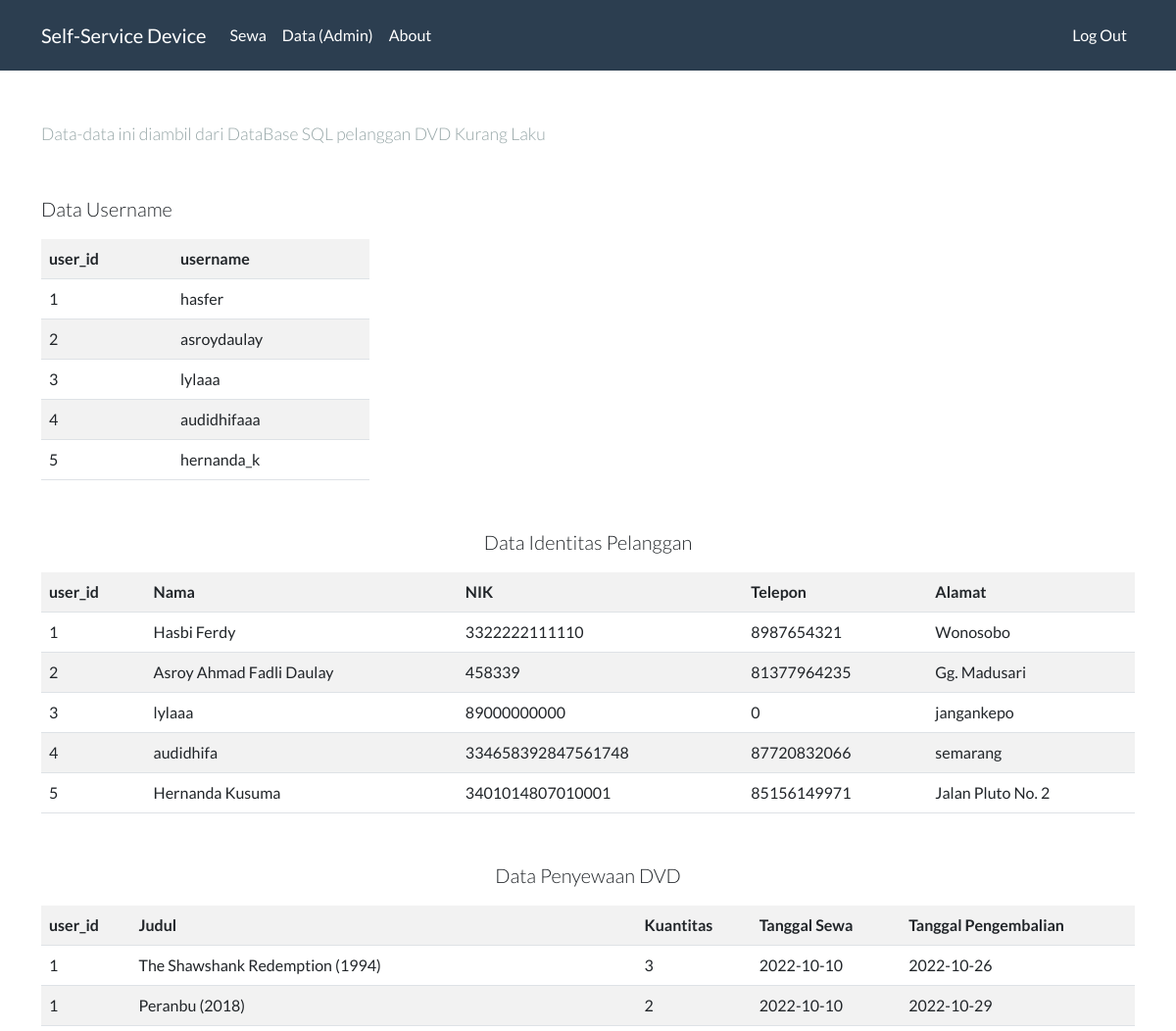
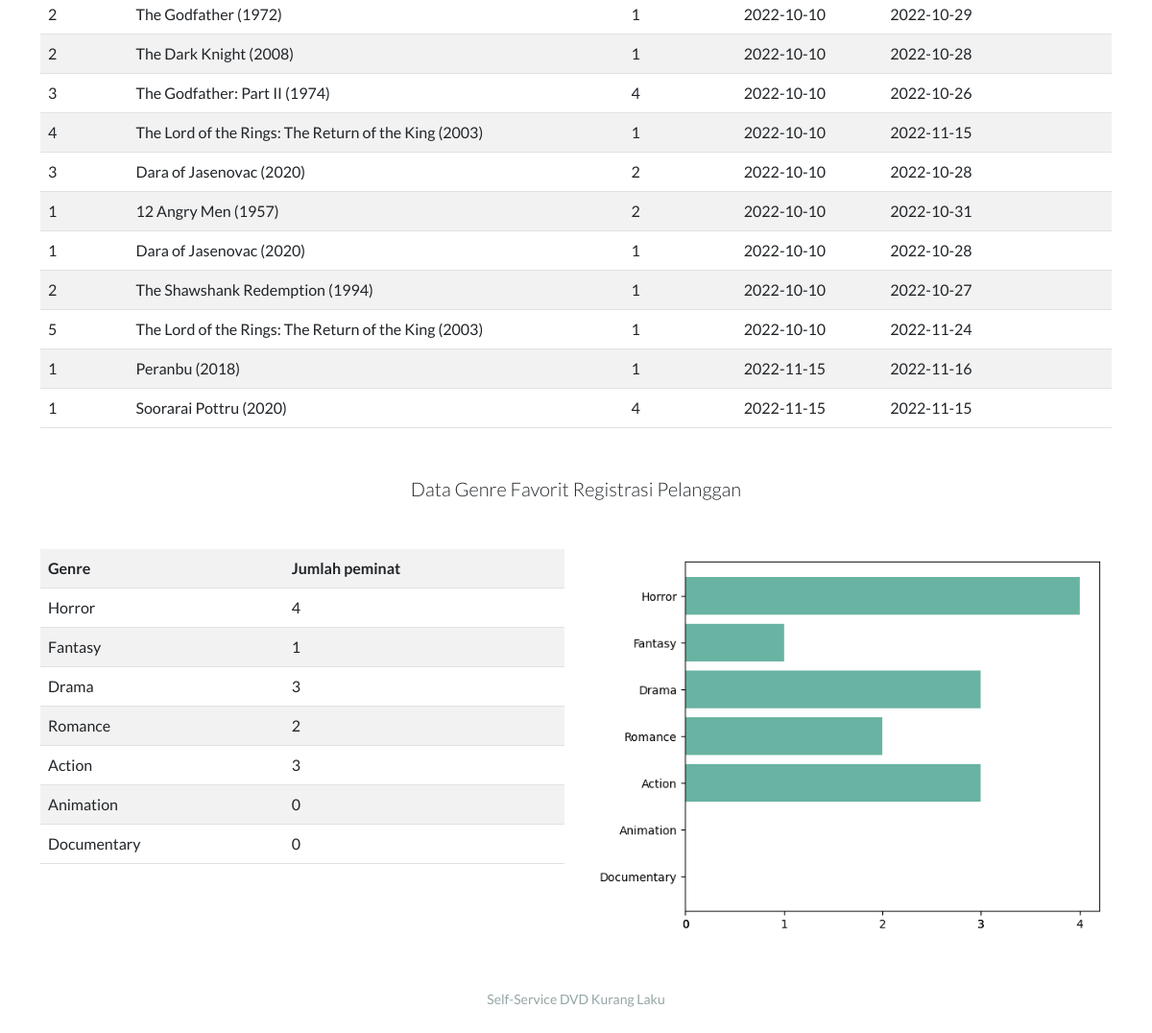
Page /data (signed in) on the earlier database version (2 pictures, top to bottom).
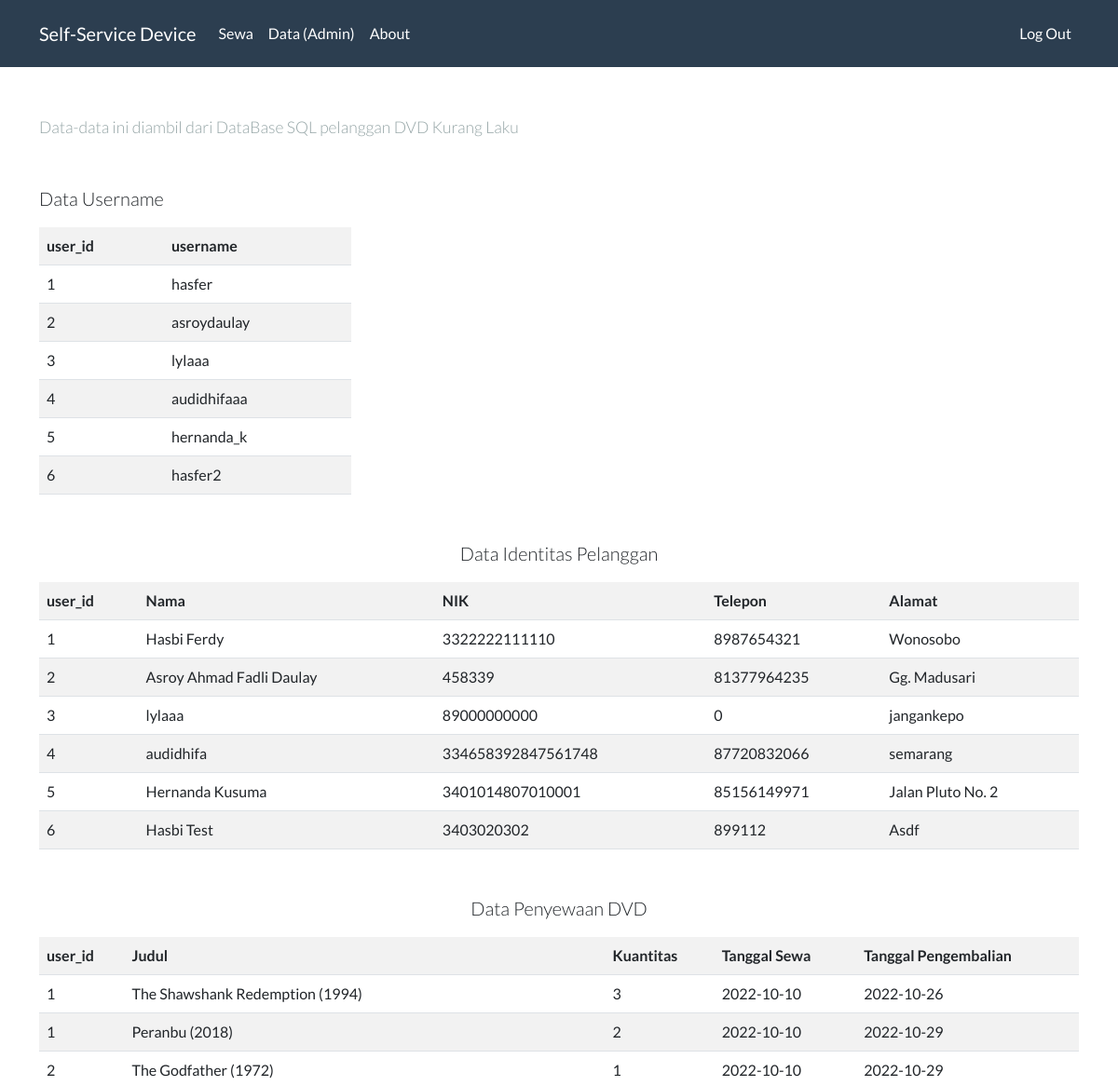
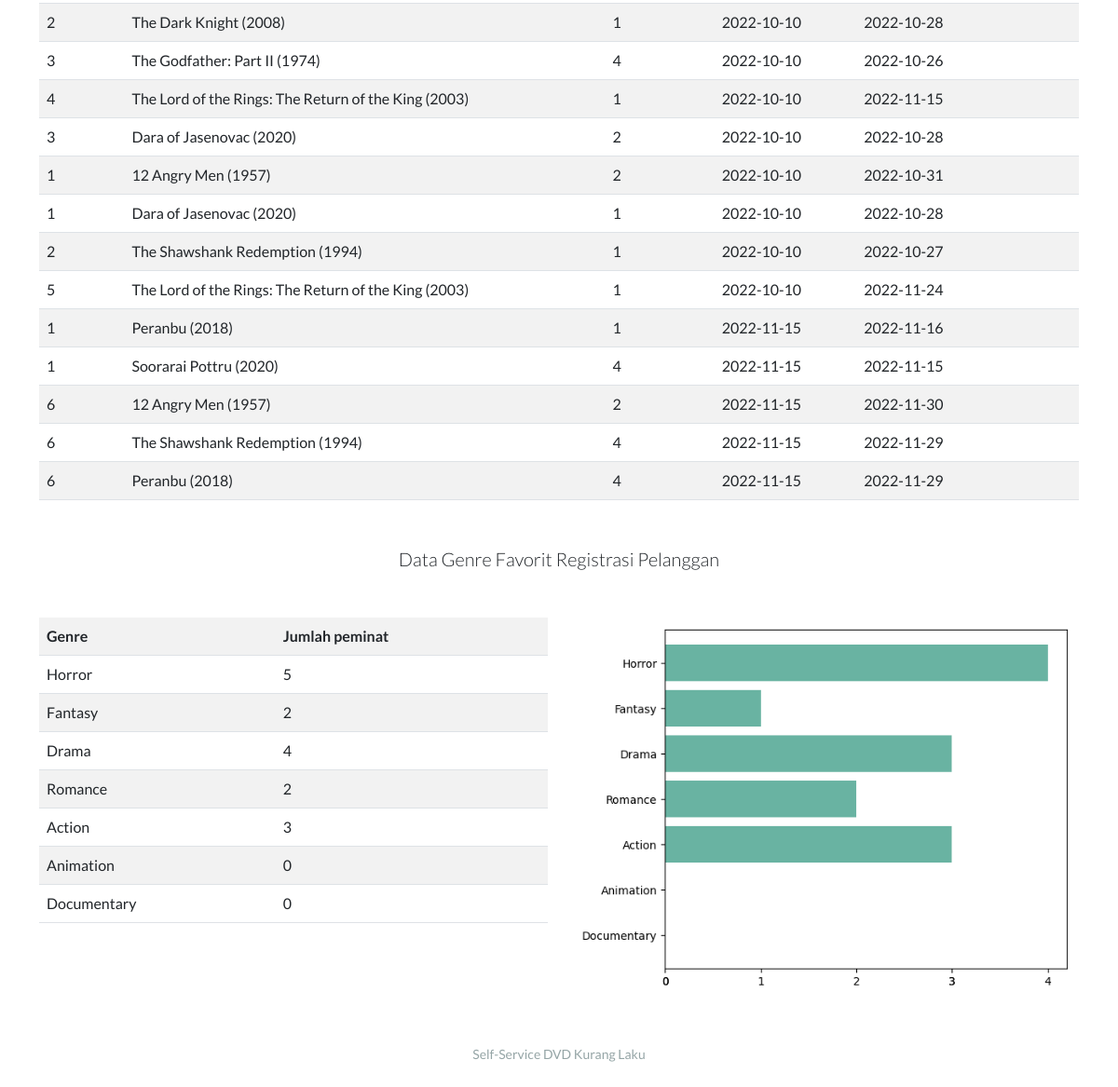
Same page on the later database version (2 pictures, top to bottom).
### tables this page shows
CREATE TABLE users (
                    id INTEGER,
                    username TEXT NOT NULL,
                    hash TEXT NOT NULL,
                    PRIMARY KEY(id)
                    );

CREATE TABLE pelanggan (
                pelanggan_id INTEGER,
                user_id      INTEGER,
                nama         TEXT,
                nik          NUMBER,
                telepon      NUMBER,
                alamat       NUMBER,
                PRIMARY KEY(pelanggan_id),
                FOREIGN KEY(user_id) REFERENCES users(id)
                );

CREATE TABLE sewa (
                sewa_id              INTEGER,
                user_id              INTEGER,
                judul                TEXT,
                kuantitas            NUMBER,
                tanggal_pengembalian TEXT, tanggal_sewa TEXT,
                PRIMARY KEY(sewa_id),
                FOREIGN KEY(user_id) REFERENCES users(id)
                );

### app.py (the view)
@app.route("/data", methods=["GET"])
@login_required
def data():
    con, cur = connect_db()
    users = cur.execute("SELECT * FROM users").fetchall()
    pelanggan = cur.execute("SELECT * FROM pelanggan").fetchall()
    sewa = cur.execute("SELECT * FROM sewa").fetchall()
    genre = cur.execute("SELECT * FROM genre").fetchall()
    genres = ["Horror","Fantasy","Drama","Romance","Action","Animation","Documentary"]
    genres_favs_tot = []
    for i in genres:
        temp = cur.execute(f"SELECT SUM({i}) FROM genre").fetchall()[0][0]
        genres_favs_tot.append(temp)
    g_rev = []
    for i in genres:
        g_rev.append(i)
    g_rev.reverse()
    genres_favs_tot_rev = []
    for i in genres_favs_tot:
        genres_favs_tot_rev.append(i)
    genres_favs_tot_rev.reverse()
    img_name = str(session["user_id"]) + "starter_genre"
    horizontal_bar(genres_favs_tot_rev, g_rev, img_name)
    return render_template("data.html", users=users, pelanggan=pelanggan, sewa=sewa, genre=genre, img_name=img_name, genres_favs_tot=genres_favs_tot, genres=genres)

### helpers.py (called while the page is built)
def login_required(f):
    @wraps(f)
    def decorated_function(*args, **kwargs):
        if session.get("user_id") is None:
            return redirect("/login")
        return f(*args, **kwargs)
    return decorated_function

def connect_db(db="dvdkuranglaku.db"):
    con = sqlite3.connect(db)
    cur = con.cursor()
    return con, cur

def horizontal_bar(height, bars, file_name="foo", bar_color='#69b3a2'):
    """
    Matplotlib and :RuntimeError: main thread is not in main loop:
    https://stackoverflow.com/questions/52839758/matplotlib-and-runtimeerror-main-thread-is-not-in-main-loop
    """
    plt.switch_backend('agg')
    y_pos = arange(len(bars))
    plt.barh(y_pos, height, color=bar_color)
    plt.yticks(y_pos, bars)
    plt.xticks(height, height)
    plt.tight_layout()
    plt.savefig("static/img/" + file_name + ".png")
    plt.close()
    plt.cla()
    plt.clf()

### templates/data.html (shortened to what this page needs)
{% extends "layout.html" %}
{% block main %}
<p class="lead text-muted"><small>Data-data ini diambil dari DataBase SQL pelanggan DVD Kurang Laku</small></p>
<p class="mt-5 lead text-left">Data Username</p>
<table class="table table-striped" style="width:30%">
    <tr>
        <th>user_id</th>
        <th>username</th>
    </tr>
    {% for i in users %}
    <tr>
        <td>{{ i[0] }}</td>
        <td>{{ i[1] }}</td>
    </tr>
    {% endfor %}
</table>
<p class="mt-5 lead text-center">Data Identitas Pelanggan</p>
<table class="table table-striped">
    <tr>
        <th>user_id</th>
        <th>Nama</th>
        <th>NIK</th>
        <th>Telepon</th>
        <th>Alamat</th>
    </tr>
    {% for i in pelanggan %}
    <tr>
        <td>{{ i[1] }}</td>
        <td>{{ i[2] }}</td>
        <td>{{ i[3] }}</td>
        <td>{{ i[4] }}</td>
        <td>{{ i[5] }}</td>
    </tr>
    {% endfor %}
</table>
<p class="mt-5 lead text-center">Data Penyewaan DVD</p>
<table class="table table-striped">
    <tr>
        <th>user_id</th>
        <th>Judul</th>
        <th>Kuantitas</th>
        <th>Tanggal Sewa</th>
        <th>Tanggal Pengembalian</th>
    </tr>
    {% for i in sewa %}
    <tr>
        <td>{{ i[1] }}</td>
        <td>{{ i[2] }}</td>
        <td>{{ i[3] }}</td>
        <td>{{ i[5] }}</td>
        <td>{{ i[4] }}</td>
    </tr>
    {% endfor %}
</table>
<p class="m-5 lead text-center">Data Genre Favorit Registrasi Pelanggan</p>
<div class="row">
    <div class="col">
        <table class="table table-striped">
            <tr>
                <th>Genre</td>
                <th>Jumlah peminat</td>
            </tr>
            <tr>
                <td>Horror</td>
                <td>{{genres_favs_tot[0]}}</td>
            </tr>
            <tr>
                <td>Fantasy</td>
                <td>{{genres_favs_tot[1]}}</td>
            </tr>
            <tr>
                <td>Drama</td>
                <td>{{genres_favs_tot[2]}}</td>
            </tr>
            <tr>
                <td>Romance</td>
                <td>{{genres_favs_tot[3]}}</td>
            </tr>
            <tr>
                <td>Action</td>
                <td>{{genres_favs_tot[4]}}</td>
            </tr>
            <tr>
                <td>Animation</td>
                <td>{{genres_favs_tot[5]}}</td>
            </tr>
            <tr>
                <td>Documentary</td>
                <td>{{genres_favs_tot[6]}}</td>
            </tr>
        </table>
    </div>
    <div class="col">
        <div class="text-center">
            <img src="static/img/{{ img_name }}.png" class="img-fluid" alt="plot">
        </div>
    </div>
</div>
{% endblock %}

### templates/layout.html (shortened to what this page needs)
<!DOCTYPE html>
<html lang="en">
<head>
    <link rel="stylesheet" href="/static/light.css">
</head>
<body>
    <nav class="navbar navbar-expand-lg navbar-dark bg-primary">
        <div class="container">
            <a class="navbar-brand" href="/">Self-Service Device</a>
            <div class="collapse navbar-collapse" id="navbarColor01">
                {% if session["user_id"] %}
                <ul class="navbar-nav me-auto">
                    <li class="nav-item"><a class="nav-link" href="/sewa">Sewa</a></li>
                    <li class="nav-item"><a class="nav-link" href="/data">Data (Admin)</a></li>
                    <li class="nav-item"><a class="nav-link" href="https://github.com/hasferrr/ads-website/" target="_blank" rel="noopener noreferrer">About</a></li>
                </ul>
                <ul class="navbar-nav ms-auto">
                    <li class="nav-item"><a class="nav-link" href="/logout">Log Out</a></li>
                </ul>
                {% endif %}
            </div>
        </div>
    </nav>
    <main class="container py-5">
        {% block main %}{% endblock %}
    </main>
    <footer class="mb-5 small text-center text-muted">
        Self-Service DVD Kurang Laku
    </footer>
</body>
</html>

Differences in the rows shown:
added users: id "6", username "hasfer2"
added pelanggan: user "6", nama "Hasbi Test", nik "3403020302", telepon "899112", alamat "Asdf"
added sewa: user "6", judul "12 Angry Men (1957)", kuantitas "2", tanggal_sewa "2022-11-15", tanggal_pengembalian "2022-11-30"
added sewa: user "6", judul "The Shawshank Redemption (1994)", kuantitas "4", tanggal_sewa "2022-11-15", tanggal_pengembalian "2022-11-29"
added sewa: user "6", judul "Peranbu (2018)", kuantitas "4", tanggal_sewa "2022-11-15", tanggal_pengembalian "2022-11-29"
Other differences:
{{ genres_favs_tot[0] }}: "4" → "5"
{{ genres_favs_tot[1] }}: "1" → "2"
{{ genres_favs_tot[2] }}: "3" → "4"
